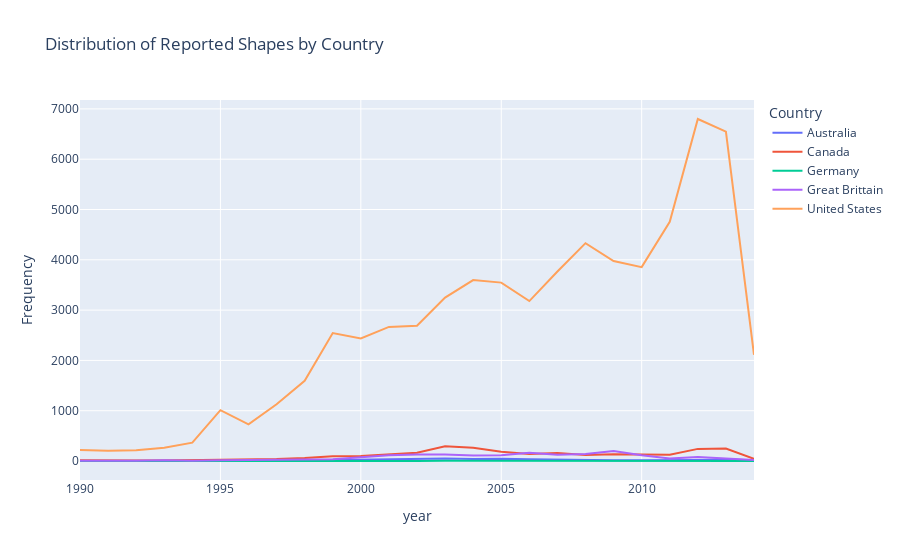

This figure's notebook cell:
### Code cell
#add year column generated from date
df_ufo['year'] = df_ufo['date'].dt.year

# aggregate by year and country, plus add filter from 1990
dfg = df_ufo[df_ufo['year'] >= 1990].groupby(['country', 'year']).size().to_frame().reset_index()
dfg.columns = ['country', 'year', 'count']

#plot as linechart
countryline = px.line(dfg, x ='year', y='count', color='country', title=title, labels = labels)
countryline.show()

### Figure 1 — Plotly figure (JSON) as saved in the notebook; plotly's stock layout.template omitted (floating-point values rounded to 4 significant figures)
{"data": [{"hovertemplate": "Country=Australia<br>year=%{x}<br>Frequency=%{y}<extra></extra>", "legendgroup": "Australia", "line": {"color": "#636efa", "dash": "solid"}, "marker": {"symbol": "circle"}, "mode": "lines", "name": "Australia", "orientation": "v", "showlegend": true, "type": "scatter", "x": [1990, 1991, 1992, 1993, 1994, 1995, 1996, 1997, 1998, 1999, 2000, 2001, 2002, 2003, 2004, 2005, 2006, 2007, 2008, 2009, 2010, 2011, 2012, 2013, 2014], "xaxis": "x", "y": [3, 2, 5, 2, 1, 3, 8, 9, 12, 19, 22, 36, 47, 50, 42, 48, 37, 27, 17, 14, 16, 13, 19, 31, 14], "yaxis": "y"}, {"hovertemplate": "Country=Canada<br>year=%{x}<br>Frequency=%{y}<extra></extra>", "legendgroup": "Canada", "line": {"color": "#EF553B", "dash": "solid"}, "marker": {"symbol": "circle"}, "mode": "lines", "name": "Canada", "orientation": "v", "showlegend": true, "type": "scatter", "x": [1990, 1991, 1992, 1993, 1994, 1995, 1996, 1997, 1998, 1999, 2000, 2001, 2002, 2003, 2004, 2005, 2006, 2007, 2008, 2009, 2010, 2011, 2012, 2013, 2014], "xaxis": "x", "y": [14, 8, 10, 11, 17, 18, 29, 40, 61, 96, 101, 136, 166, 294, 265, 183, 142, 159, 119, 134, 136, 127, 242, 248, 45], "yaxis": "y"}, {"hovertemplate": "Country=Germany<br>year=%{x}<br>Frequency=%{y}<extra></extra>", "legendgroup": "Germany", "line": {"color": "#00cc96", "dash": "solid"}, "marker": {"symbol": "circle"}, "mode": "lines", "name": "Germany", "orientation": "v", "showlegend": true, "type": "scatter", "x": [1990, 1991, 1992, 1994, 1995, 1996, 1997, 1998, 1999, 2000, 2001, 2002, 2003, 2004, 2005, 2006, 2007, 2008, 2009, 2010, 2011, 2012, 2013, 2014], "xaxis": "x", "y": [2, 1, 1, 1, 1, 2, 1, 1, 1, 3, 3, 3, 6, 5, 3, 4, 9, 14, 6, 4, 3, 6, 6, 3], "yaxis": "y"}, {"hovertemplate": "Country=Great Brittain<br>year=%{x}<br>Frequency=%{y}<extra></extra>", "legendgroup": "Great Brittain", "line": {"color": "#ab63fa", "dash": "solid"}, "marker": {"symbol": "circle"}, "mode": "lines", "name": "Great Brittain", "orientation": "v", "showlegend": true, "type": "scatter", "x": [1990, 1991, 1992, 1993, 1994, 1995, 1996, 1997, 1998, 1999, 2000, 2001, 2002, 2003, 2004, 2005, 2006, 2007, 2008, 2009, 2010, 2011, 2012, 2013, 2014], "xaxis": "x", "y": [4, 1, 6, 15, 4, 14, 24, 32, 30, 34, 78, 117, 130, 130, 110, 116, 163, 125, 139, 202, 115, 50, 82, 47, 20], "yaxis": "y"}, {"hovertemplate": "Country=United States<br>year=%{x}<br>Frequency=%{y}<extra></extra>", "legendgroup": "United States", "line": {"color": "#FFA15A", "dash": "solid"}, "marker": {"symbol": "circle"}, "mode": "lines", "name": "United States", "orientation": "v", "showlegend": true, "type": "scatter", "x": [1990, 1991, 1992, 1993, 1994, 1995, 1996, 1997, 1998, 1999, 2000, 2001, 2002, 2003, 2004, 2005, 2006, 2007, 2008, 2009, 2010, 2011, 2012, 2013, 2014], "xaxis": "x", "y": [219, 206, 216, 264, 365, 1011, 731, 1129, 1595, 2545, 2438, 2667, 2689, 3250, 3597, 3547, 3180, 3767, 4331, 3975, 3855, 4755, 6799, 6548, 2112], "yaxis": "y"}], "layout": {"legend": {"title": {"text": "Country"}, "tracegroupgap": 0}, "title": {"text": "Distribution of Reported Shapes by Country"}, "xaxis": {"anchor": "y", "domain": [0, 1], "title": {"text": "year"}}, "yaxis": {"anchor": "x", "domain": [0, 1], "title": {"text": "Frequency"}}}}
